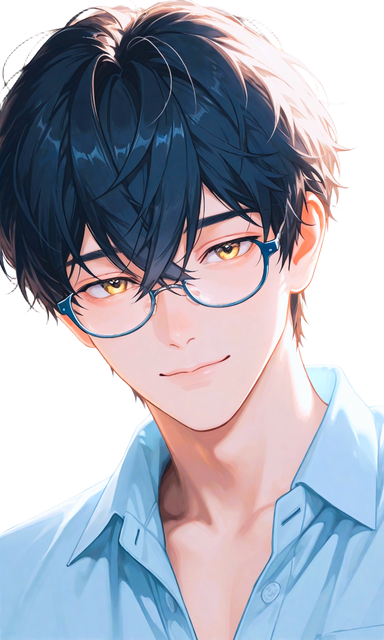
#> input picture mod/assets/asking.png, 384 x 640 px, given in place of idle.png, which was not available
$ python build-rasters.py ../assets
#> lines starting #> are read from the running program, lines starting #| are printed output that depends on the picture; after the words box and inside, x2 and y2 are one past the last pixel; in counts of white or black regions, pixels touching at a corner belong together; pictures that were not available may be replaced by others from this repository, and a replacement may not be noted
"""把阿宇立繪轉成 Raster 用的半格字元格，給不支援 kitty 圖形協定的終端機顯示。

低解析度下用 CGA 四色（黑、白、洋紅、青）的硬邊風格：裁成頭部正方形、外圍描一圈青色，
背景留空露出終端機底色。

每個寬度輸出一個 assets/raster-<欄數>.json：{ "rows": 列數, "cells": { 狀態: base64 } }。
cells 的格式照 Claude Code 的 RasterProps：每格三個 little-endian u32
[字元, 前景色, 背景色]，顏色 0x00RRGGBB，0x01000000 代表終端機預設色。

用法：python build-rasters.py [立繪資料夾]
立繪資料夾預設是 ../assets，裡面要有 idle／thinking／working／asking／error／complete 六張 PNG。
換成自己的角色時，放進六張 PNG，再照構圖調整 HEAD_BOXES。
"""
import base64
import json
import pathlib
import struct
import sys

from PIL import Image, ImageEnhance, ImageFilter

ASSETS = pathlib.Path(__file__).resolve().parent.parent / "assets"
STATES = ("idle", "thinking", "working", "asking", "error", "complete")
WIDTHS = (24, 30, 36, 42, 48, 56)
CGA = [(0, 0, 0), (255, 255, 255), (255, 85, 255), (85, 255, 255)]
OUTLINE = (85, 255, 255)
CONTRAST = 1.6
# 各張立繪構圖不同，頭像的正方形框（left, top, right, bottom）逐張訂：
# 寧可切掉頭頂的頭髮，也要留住下巴。座標以寬 768 的立繪為準，其他寬度的圖會等比例換算。
BOX_REFERENCE_WIDTH = 768
HEAD_BOXES = {
    "idle": (130, 140, 730, 740),
    "thinking": (150, 180, 750, 780),
    "working": (104, 120, 664, 680),
    "asking": (0, 150, 680, 830),
    "error": (88, 150, 728, 790),
    "complete": (85, 200, 725, 840),
}
UPPER_HALF, LOWER_HALF, SPACE = 0x2580, 0x2584, 0x20
DEFAULT_COLOR = 0x01000000
OPAQUE = 128


def cga_palette():
    palette = Image.new("P", (1, 1))
    palette.putpalette([c for color in CGA for c in color] + [0] * (768 - 3 * len(CGA)))
    return palette


def cga_pixels(path, size, box):
    """回傳 size×size 的像素表，每格是 RGB tuple 或 None（露出終端機底色）。"""
#> called with size = 24, box = (130, 140, 730, 740)
    portrait = Image.open(path).convert("RGBA")
#> portrait is the input picture: PIL image 384x640 RGBA; mean R, G, B, A 113, 116, 128.4, 195.8
    scale = portrait.width / BOX_REFERENCE_WIDTH
#> scale = 0.5
    head = portrait.crop(tuple(round(v * scale) for v in box)).resize((size, size), Image.LANCZOS)
    shown = head.getchannel("A").point(lambda a: 255 if a >= OPAQUE else 0)
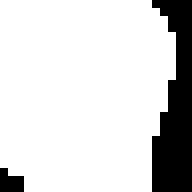
#> shown: PIL image 24x24 L (shown 8 times larger); 83.9% white; 2 black regions (1 under 20 px), largest, box (x1, y1, x2, y2) and area: (19, 0, 24, 24) 86
    outline = shown.filter(ImageFilter.MaxFilter(3))
#> outline: PIL image 24x24 L; 89.9% white; 2 black regions (1 under 20 px), largest, box (x1, y1, x2, y2) and area: (20, 0, 24, 24) 56
    opaque = Image.alpha_composite(Image.new("RGBA", head.size, (0, 0, 0, 255)), head).convert("RGB")
    flat = ImageEnhance.Contrast(opaque).enhance(CONTRAST)
    flat = flat.quantize(palette=cga_palette(), dither=Image.Dither.NONE).convert("RGB")
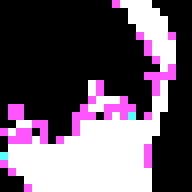
#> flat: PIL image 24x24 RGB (shown 8 times larger); mean R, G, B 101.7, 87.2, 102.3
    return [
        [flat.getpixel((x, y)) if shown.getpixel((x, y)) else OUTLINE if outline.getpixel((x, y)) else None
         for x in range(size)]
        for y in range(size)
    ]


def rgb(color):
    r, g, b = color
    return (r << 16) | (g << 8) | b


def cell(top, bottom):
    """上下兩個像素合成一格；沒有顏色的半格露出終端機背景。"""
    if top and bottom:
        return UPPER_HALF, rgb(top), rgb(bottom)
    if top:
        return UPPER_HALF, rgb(top), DEFAULT_COLOR
    if bottom:
        return LOWER_HALF, rgb(bottom), DEFAULT_COLOR
    return SPACE, DEFAULT_COLOR, DEFAULT_COLOR


def encode(path, columns, rows, box):
    pixels = cga_pixels(path, columns, box)
#> pixels = 24 items
    packed = bytearray()
    for y in range(rows):
        for x in range(columns):
            packed += struct.pack("<3I", *cell(pixels[2 * y][x], pixels[2 * y + 1][x]))
    return base64.b64encode(bytes(packed)).decode("ascii")


def main():
    portraits = pathlib.Path(sys.argv[1]) if len(sys.argv) > 1 else ASSETS
    for columns in WIDTHS:
        # 一格寬 1 高 2，用半格字元湊成方形像素，所以正方形頭像的列數是欄數的一半。
        rows = columns // 2
        cells = {
            state: encode(portraits / f"{state}.png", columns, rows, HEAD_BOXES[state]) for state in STATES
        }
#> call 2 of cga_pixels, with size = 24, box = (150, 180, 750, 780)
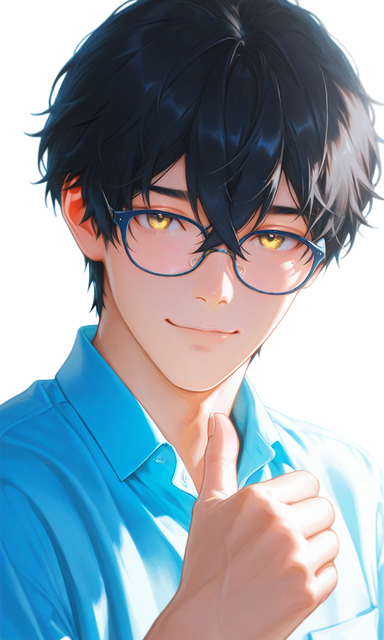
#> input picture mod/assets/complete.png, 384 x 640 px, given in place of thinking.png, which was not available
#> in cga_pixels, portrait is the input picture: PIL image 384x640 RGBA; mean R, G, B, A 94, 108.3, 119.1, 200.5
#> in cga_pixels (call 2), `shown = head.getchannel("A").point(lambda a: 255 if a >= OPAQUE else 0)`: shown: PIL image 24x24 L; 83.9% white; 2 black regions (1 under 20 px), largest, box (x1, y1, x2, y2) and area: (14, 9, 24, 24) 85
#> in cga_pixels (call 2), `outline = shown.filter(ImageFilter.MaxFilter(3))`: outline: PIL image 24x24 L; 89.4% white; 1 black region, box (x1, y1, x2, y2) and area: (15, 13, 24, 24) 61
#> call 3 of cga_pixels, with size = 24, box = (104, 120, 664, 680)
#> in cga_pixels (call 3), `shown = head.getchannel("A").point(lambda a: 255 if a >= OPAQUE else 0)`: shown: PIL image 24x24 L; 91.1% white; 3 black regions (2 under 20 px), largest, box (x1, y1, x2, y2) and area: (0, 13, 4, 24) 30
#> in cga_pixels (call 3), `outline = shown.filter(ImageFilter.MaxFilter(3))`: outline: PIL image 24x24 L; 96% white; 2 black regions (2 under 20 px)
#> in cga_pixels (call 3), `opaque = Image.alpha_composite(Image.new("RGBA", head.size, (0, 0, 0, ..`:
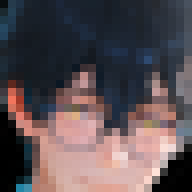
#> opaque: PIL image 24x24 RGB (shown 8 times larger); mean R, G, B 90.1, 78.7, 82.6
#> call 4 of cga_pixels, with size = 24, box = (0, 150, 680, 830)
#> in cga_pixels (call 4), `shown = head.getchannel("A").point(lambda a: 255 if a >= OPAQUE else 0)`: shown: PIL image 24x24 L; 85.2% white; 4 black regions (2 under 20 px), largest, box (x1, y1, x2, y2) and area: (0, 14, 10, 24) 58, (21, 9, 24, 20) 22
#> in cga_pixels (call 4), `outline = shown.filter(ImageFilter.MaxFilter(3))`: outline: PIL image 24x24 L; 92% white; 2 black regions (1 under 20 px), largest, box (x1, y1, x2, y2) and area: (0, 16, 8, 24) 39
#> in cga_pixels (call 4), `opaque = Image.alpha_composite(Image.new("RGBA", head.size, (0, 0, 0, ..`:
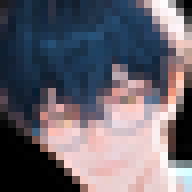
#> opaque: PIL image 24x24 RGB (shown 8 times larger); mean R, G, B 103.3, 99.5, 109.6
#> in cga_pixels (call 4), `flat = ImageEnhance.Contrast(opaque).enhance(CONTRAST)`:
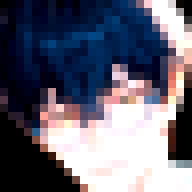
#> flat: PIL image 24x24 RGB (shown 8 times larger); mean R, G, B 100.2, 100.1, 115.3
#> in cga_pixels (call 4), `flat = flat.quantize(palette=cga_palette(), dither=Image.Dither.NONE)...`:
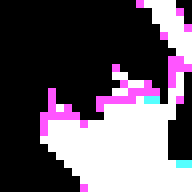
#> flat: PIL image 24x24 RGB (shown 8 times larger); mean R, G, B 98.9, 88.8, 100.1
        out = ASSETS / f"raster-{columns}.json"
        out.write_text(json.dumps({"rows": rows, "cells": cells}), encoding="utf-8")
        print(f"{out.name}: {columns}×{rows}, {out.stat().st_size // 1024} KB")


if __name__ == "__main__":
#> (the run stopped early here; a loop or call above may not have finished)
